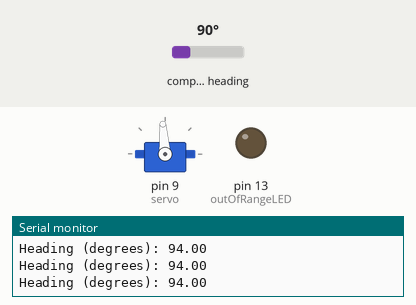
This sketch was run on a simulated Arduino Uno, built with avr-gcc and run on an emulated ATmega328P. On the bench: servo, output pins drawn as LEDs (lit = HIGH), the last lines printed to the serial monitor. Inputs (shaded band) come from the test bench; at power-on: compass heading 90°.

Above: at 1.2 s.
1.3 s: compass heading set to 7°
At 2.7 s:
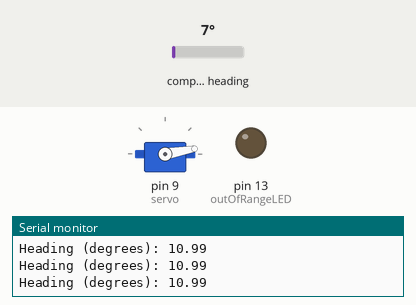
3.0 s: compass heading set to 180°
At 4.2 s:
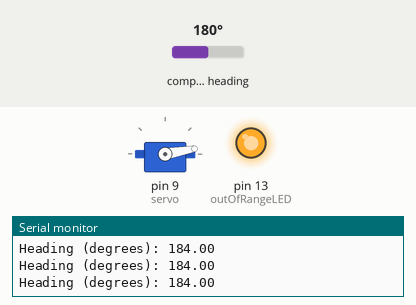
4.5 s: compass heading set to 173°
At 5.7 s:
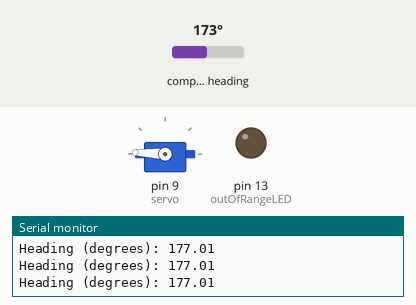
6.0 s: compass heading set to 269°
At 7.2 s:
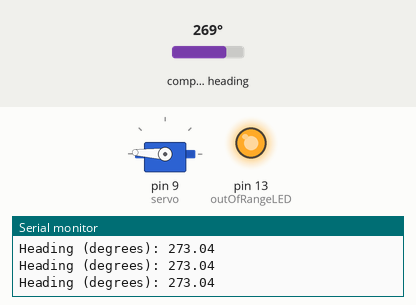
7.5 s: compass heading set to 90°
At 8.7 s:
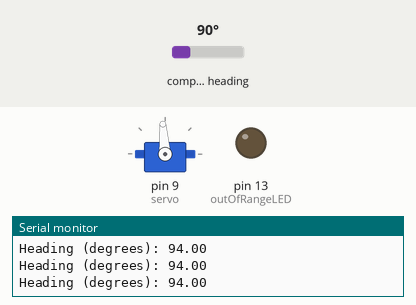
9.0 s: compass heading set to 352°
At 10.5 s:
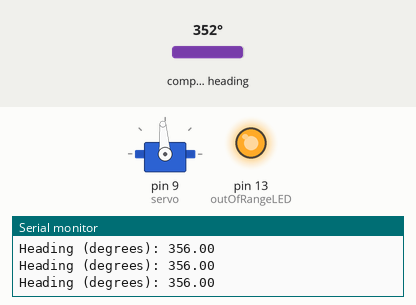
Timing chart, 0 to 11.5 s (numbered marks = the images above; inputs shaded):
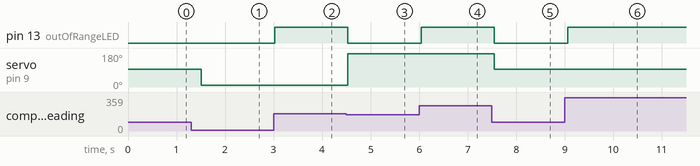

Measured:
- the behaviour switches between 176 and 175° on compass heading (found by bisection; images 2 and 3)
- after the input at 1.3 s, servo on pin 9 (servo): 94° → 10° after 0.21 s
- after the input at 3.0 s, pin 13 (outOfRangeLED): LOW → HIGH at once
- after the input at 4.5 s, pin 13 (outOfRangeLED): HIGH → LOW at once; servo on pin 9 (servo): 10° → 177° at once
- after the input at 6.0 s, pin 13 (outOfRangeLED): LOW → HIGH at once
- after the input at 7.5 s, pin 13 (outOfRangeLED): HIGH → LOW after 0.05 s; servo on pin 9 (servo): 177° → 94° after 0.05 s
- after the input at 9.0 s, pin 13 (outOfRangeLED): LOW → HIGH after 0.06 s

The sketch:

ServoAndCompass.ino
```cpp
/*
 Built on an Arduino Uno

 This sketch uses a 180° servo + Adafruit's HMC5883L triple-axis magnometer.
 The sketch has the servo always point north.
 This was the start of the prototyping for my Minecraft-esque compass project.

 This uses code from the example code in Adafruit's library:
    https://github.com/adafruit/Adafruit_HMC5883_Unified
 It also uses the Adafruit Sensor Library:
    https://github.com/adafruit/Adafruit_Sensor

 */

#include <Wire.h>
#include <Adafruit_Sensor.h>
#include <Adafruit_HMC5883_U.h>
#include <Servo.h>

Servo servo;

// this is the LED built into the Arduino UNO to indicate if the compass heading is greater than the 180° the servo can point
int outOfRangeLED = 13;

// setup the mag sensor
Adafruit_HMC5883_Unified mag = Adafruit_HMC5883_Unified(12345);


void setup(void)
{
  Serial.begin(9600);
  Serial.println("HMC5883 + Servo");
  Serial.println("");

  /* Initialise the sensor */
  if(!mag.begin())
  {
    /* There was a problem detecting the HMC5883 ... check your connections */
    Serial.println("Ooops, no HMC5883 detected ... Check your wiring!");
    while(1);
  }

  /* Attach the servo to PWM pin 9 */
  servo.attach(9);

  // set up the LED as an output
  pinMode(outOfRangeLED, OUTPUT);

}

void loop(void)
{
  /* Get a new sensor event */
  sensors_event_t event;
  mag.getEvent(&event);

  // The unit must be parallel to the ground, so that the Z axis is facing directly up, then calculate the direction in radians
  float heading = atan2(event.magnetic.y, event.magnetic.x);

  float declinationAngle = 0.0698131701;
  heading += declinationAngle;

  // Correct for when signs are reversed.
  if(heading < 0) heading += 2*PI;

  // Check for wrap due to addition of declination.
  if(heading > 2*PI) heading -= 2*PI;

  // Convert radians to degrees for readability.
  float headingDegrees = heading * 180/M_PI;

  /* Print the heading via serial */
  Serial.print("Heading (degrees): "); Serial.println(headingDegrees);

  /* if the heading is within the servo's range, set the servo and turn off the LED
   else, turn on the LED */
  if(headingDegrees <= 180)
  {
    servo.write(headingDegrees);
    digitalWrite(outOfRangeLED, LOW);
  }
  else
  {
    digitalWrite(outOfRangeLED, HIGH);
  }

  delay(300);
}
```
